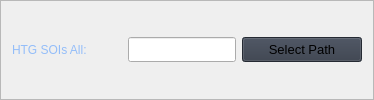
                                  <widget class="QFrame" name="frame_41">
                                   <property name="frameShape">
                                    <enum>QFrame::StyledPanel</enum>
                                   </property>
                                   <property name="frameShadow">
                                    <enum>QFrame::Raised</enum>
                                   </property>
                                   <layout class="QHBoxLayout" name="horizontalLayout_44">
                                    <item>
                                     <widget class="QLabel" name="label_37">
                                      <property name="minimumSize">
                                       <size>
                                        <width>110</width>
                                        <height>0</height>
                                       </size>
                                      </property>
                                      <property name="styleSheet">
                                       <string notr="true">font: 700 10pt &quot;Segoe UI Semibold&quot;;color: rgb(147,189,249)</string>
                                      </property>
                                      <property name="text">
                                       <string>HTG SOIs All:</string>
                                      </property>
                                     </widget>
                                    </item>
                                    <item>
                                     <widget class="QLineEdit" name="lineEditSoiAll">
                                      <property name="minimumSize">
                                       <size>
                                        <width>0</width>
                                        <height>25</height>
                                       </size>
                                      </property>
                                      <property name="maximumSize">
                                       <size>
                                        <width>16777215</width>
                                        <height>16777215</height>
                                       </size>
                                      </property>
                                     </widget>
                                    </item>
                                    <item>
                                     <widget class="QPushButton" name="buttonSoiAll">
                                      <property name="minimumSize">
                                       <size>
                                        <width>120</width>
                                        <height>25</height>
                                       </size>
                                      </property>
                                      <property name="maximumSize">
                                       <size>
                                        <width>120</width>
                                        <height>16777215</height>
                                       </size>
                                      </property>
                                      <property name="font">
                                       <font>
                                        <family>Segoe UI</family>
                                        <pointsize>10</pointsize>
                                        <italic>false</italic>
                                        <bold>false</bold>
                                       </font>
                                      </property>
                                      <property name="cursor">
                                       <cursorShape>PointingHandCursor</cursorShape>
                                      </property>
                                      <property name="styleSheet">
                                       <string notr="true">background-color: rgb(52, 59, 72);</string>
                                      </property>
                                      <property name="text">
                                       <string>Select Path</string>
                                      </property>
                                      <property name="icon">
                                       <iconset resource="resources.qrc">
                                        <normaloff>:/icons/images/icons/cil-folder-open.png</normaloff>:/icons/images/icons/cil-folder-open.png</iconset>
                                      </property>
                                     </widget>
                                    </item>
                                   </layout>
                                  </widget>
